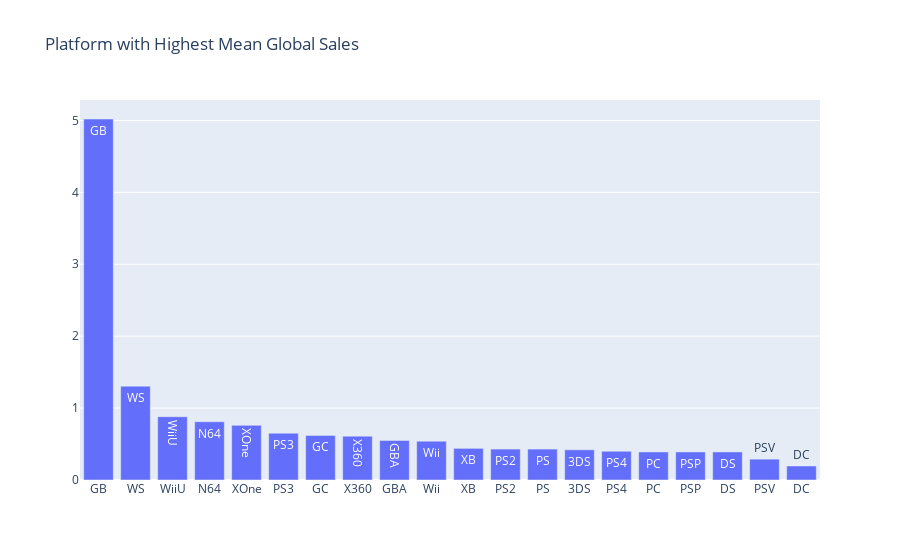

Here is the notebook cell this chart was saved with:
### Code cell
bar_dropped_data_duplicates = data_post_2000.groupby('Platform')['Global_Sales'].median().sort_values(ascending=False).reset_index()

data = [Bar(x = bar_dropped_data_duplicates['Platform'], y = bar_dropped_data_duplicates['Global_Sales'], text = bar_dropped_data_duplicates['Platform'])]
layout = Layout(title = "Platform with Highest Mean Global Sales")

fig = Figure(data = data, layout = layout)

plotly.offline.iplot(fig,show_link = False)

### Figure 1 — Plotly figure (JSON) as saved in the notebook; plotly's stock layout.template omitted (floating-point values rounded to 4 significant figures)
{"data": [{"text": ["GB", "WS", "WiiU", "N64", "XOne", "PS3", "GC", "X360", "GBA", "Wii", "XB", "PS2", "PS", "3DS", "PS4", "PC", "PSP", "DS", "PSV", "DC"], "type": "bar", "x": ["GB", "WS", "WiiU", "N64", "XOne", "PS3", "GC", "X360", "GBA", "Wii", "XB", "PS2", "PS", "3DS", "PS4", "PC", "PSP", "DS", "PSV", "DC"], "y": [5.02, 1.305, 0.88, 0.81, 0.76, 0.65, 0.62, 0.61, 0.55, 0.54, 0.44, 0.43, 0.43, 0.42, 0.4, 0.39, 0.39, 0.39, 0.29, 0.195]}], "layout": {"title": {"text": "Platform with Highest Mean Global Sales"}}}
